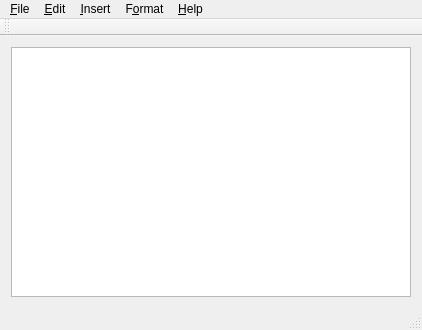
<?xml version="1.0" encoding="UTF-8"?>
<ui version="4.0">
 <class>MainWindow</class>
 <widget class="QMainWindow" name="MainWindow">
  <property name="geometry">
   <rect>
    <x>0</x>
    <y>0</y>
    <width>422</width>
    <height>330</height>
   </rect>
  </property>
  <property name="windowTitle">
   <string>MainWindow</string>
  </property>
  <property name="styleSheet">
   <string notr="true"/>
  </property>
  <widget class="QWidget" name="centralWidget">
   <layout class="QGridLayout" name="gridLayout">
    <item row="0" column="0">
     <widget class="QTextEdit" name="textEdit"/>
    </item>
   </layout>
  </widget>
  <widget class="QToolBar" name="mainToolBar">
   <attribute name="toolBarArea">
    <enum>TopToolBarArea</enum>
   </attribute>
   <attribute name="toolBarBreak">
    <bool>false</bool>
   </attribute>
  </widget>
  <widget class="QStatusBar" name="statusBar"/>
  <widget class="QMenuBar" name="menuBar">
   <property name="geometry">
    <rect>
     <x>0</x>
     <y>0</y>
     <width>422</width>
     <height>27</height>
    </rect>
   </property>
   <widget class="QMenu" name="menuFile">
    <property name="title">
     <string>&amp;File</string>
    </property>
    <addaction name="actionNew"/>
    <addaction name="actionOpen"/>
    <addaction name="separator"/>
    <addaction name="actionSave"/>
    <addaction name="actionSaveAs"/>
    <addaction name="separator"/>
    <addaction name="actionPrintPreview"/>
    <addaction name="action_Export_as_PDF"/>
    <addaction name="separator"/>
    <addaction name="actionExit"/>
   </widget>
   <widget class="QMenu" name="menuEdit">
    <property name="title">
     <string>&amp;Edit</string>
    </property>
    <addaction name="actionUndo"/>
    <addaction name="actionRedo"/>
    <addaction name="separator"/>
    <addaction name="actionCut"/>
    <addaction name="actionCopy"/>
    <addaction name="actionPaste"/>
    <addaction name="separator"/>
    <addaction name="actionFind"/>
   </widget>
   <widget class="QMenu" name="menuHelp">
    <property name="title">
     <string>&amp;Help</string>
    </property>
    <addaction name="actionAbout"/>
   </widget>
   <widget class="QMenu" name="menuFormat">
    <property name="title">
     <string>F&amp;ormat</string>
    </property>
    <widget class="QMenu" name="menuCharacter">
     <property name="title">
      <string>Character</string>
     </property>
     <addaction name="actionFont"/>
     <addaction name="actionBold"/>
     <addaction name="actionItalic"/>
     <addaction name="actionUnderline"/>
    </widget>
    <addaction name="menuCharacter"/>
    <addaction name="separator"/>
    <addaction name="actionLeft"/>
    <addaction name="actionRight"/>
    <addaction name="actionCenter"/>
    <addaction name="actionJustify"/>
    <addaction name="separator"/>
    <addaction name="actionColor"/>
    <addaction name="actionHighlighter"/>
    <addaction name="separator"/>
   </widget>
   <widget class="QMenu" name="menu_Insert">
    <property name="title">
     <string>&amp;Insert</string>
    </property>
    <addaction name="actionImage"/>
    <addaction name="actionTable"/>
    <addaction name="actionList"/>
   </widget>
   <addaction name="menuFile"/>
   <addaction name="menuEdit"/>
   <addaction name="menu_Insert"/>
   <addaction name="menuFormat"/>
   <addaction name="menuHelp"/>
  </widget>
  <action name="actionNew">
   <property name="text">
    <string>&amp;New</string>
   </property>
   <property name="shortcut">
    <string>Ctrl+N</string>
   </property>
  </action>
  <action name="actionSave">
   <property name="text">
    <string>&amp;Save</string>
   </property>
   <property name="shortcut">
    <string>Ctrl+S</string>
   </property>
  </action>
  <action name="actionSaveAs">
   <property name="text">
    <string>Save &amp;As...</string>
   </property>
   <property name="shortcut">
    <string>Ctrl+Alt+S</string>
   </property>
  </action>
  <action name="actionExit">
   <property name="text">
    <string>E&amp;xit</string>
   </property>
  </action>
  <action name="actionOpen">
   <property name="text">
    <string>&amp;Open...</string>
   </property>
   <property name="shortcut">
    <string>Ctrl+O</string>
   </property>
  </action>
  <action name="actionUndo">
   <property name="text">
    <string>&amp;Undo</string>
   </property>
   <property name="shortcut">
    <string>Ctrl+Z</string>
   </property>
  </action>
  <action name="actionRedo">
   <property name="text">
    <string>&amp;Redo</string>
   </property>
   <property name="shortcut">
    <string>Ctrl+Y</string>
   </property>
  </action>
  <action name="actionCut">
   <property name="text">
    <string>Cu&amp;t</string>
   </property>
   <property name="shortcut">
    <string>Ctrl+X</string>
   </property>
  </action>
  <action name="actionCopy">
   <property name="text">
    <string>&amp;Copy</string>
   </property>
   <property name="shortcut">
    <string>Ctrl+C</string>
   </property>
  </action>
  <action name="actionPaste">
   <property name="text">
    <string>&amp;Paste</string>
   </property>
   <property name="shortcut">
    <string>Ctrl+V</string>
   </property>
  </action>
  <action name="actionClose">
   <property name="text">
    <string>&amp;Close</string>
   </property>
  </action>
  <action name="actionCloseAll">
   <property name="text">
    <string>Close &amp;All</string>
   </property>
  </action>
  <action name="actionAbout">
   <property name="text">
    <string>&amp;About</string>
   </property>
  </action>
  <action name="actionNewWinodw">
   <property name="text">
    <string>&amp;New Winodw</string>
   </property>
  </action>
  <action name="actionBold">
   <property name="text">
    <string>&amp;Bold</string>
   </property>
  </action>
  <action name="actionItalic">
   <property name="text">
    <string>&amp;Italic</string>
   </property>
  </action>
  <action name="actionUnderline">
   <property name="text">
    <string>&amp;Underline</string>
   </property>
  </action>
  <action name="actionLeft">
   <property name="text">
    <string>&amp;Left</string>
   </property>
  </action>
  <action name="actionRight">
   <property name="text">
    <string>&amp;Right</string>
   </property>
  </action>
  <action name="actionCenter">
   <property name="text">
    <string>&amp;Center</string>
   </property>
  </action>
  <action name="actionJustify">
   <property name="text">
    <string>&amp;Justify</string>
   </property>
  </action>
  <action name="actionColor">
   <property name="text">
    <string>&amp;Color</string>
   </property>
  </action>
  <action name="action_Export_as_PDF">
   <property name="text">
    <string>&amp;Export as PDF...</string>
   </property>
  </action>
  <action name="actionImage">
   <property name="text">
    <string>&amp;Image</string>
   </property>
   <property name="toolTip">
    <string>Image</string>
   </property>
  </action>
  <action name="actionTable">
   <property name="text">
    <string>&amp;Table</string>
   </property>
  </action>
  <action name="actionList">
   <property name="text">
    <string>&amp;List</string>
   </property>
  </action>
  <action name="actionFind">
   <property name="text">
    <string>&amp;Find...</string>
   </property>
   <property name="shortcut">
    <string>Ctrl+F</string>
   </property>
  </action>
  <action name="actionHighlighter">
   <property name="text">
    <string>&amp;Highlighter</string>
   </property>
  </action>
  <action name="actionFont">
   <property name="text">
    <string>&amp;Font</string>
   </property>
  </action>
  <action name="actionPrintPreview">
   <property name="text">
    <string>&amp;Print Preview...</string>
   </property>
  </action>
 </widget>
 <layoutdefault spacing="6" margin="11"/>
 <resources/>
 <connections/>
</ui>
